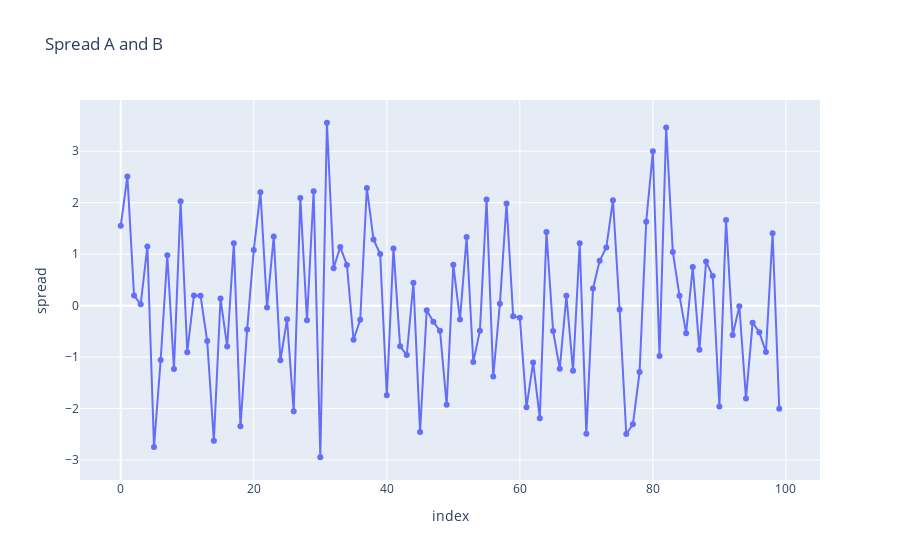

The notebook cell saved with this chart:
### Code cell
df['spread'] = df['A'] - df['B']

fig = px.line(df, y='spread', title='Spread A and B', markers=True)
fig.show()

### Figure 1 — Plotly figure (JSON) as saved in the notebook; plotly's stock layout.template omitted (floating-point values rounded to 4 significant figures)
{"data": [{"hovertemplate": "index=%{x}<br>spread=%{y}<extra></extra>", "legendgroup": "", "line": {"color": "#636efa", "dash": "solid"}, "marker": {"symbol": "circle"}, "mode": "lines+markers", "name": "", "orientation": "v", "showlegend": false, "type": "scatter", "x": [0, 1, 2, 3, 4, 5, 6, 7, 8, 9, 10, 11, 12, 13, 14, 15, 16, 17, 18, 19, 20, 21, 22, 23, 24, 25, 26, 27, 28, 29, 30, 31, 32, 33, 34, 35, 36, 37, 38, 39, 40, 41, 42, 43, 44, 45, 46, 47, 48, 49, 50, 51, 52, 53, 54, 55, 56, 57, 58, 59, 60, 61, 62, 63, 64, 65, 66, 67, 68, 69, 70, 71, 72, 73, 74, 75, 76, 77, 78, 79, 80, 81, 82, 83, 84, 85, 86, 87, 88, 89, 90, 91, 92, 93, 94, 95, 96, 97, 98, 99], "xaxis": "x", "y": [1.552, 2.51, 0.1987, 0.02652, 1.151, -2.743, -1.056, 0.9785, -1.23, 2.027, -0.903, 0.1995, 0.1918, -0.6877, -2.623, 0.139, -0.7921, 1.211, -2.339, -0.4622, 1.082, 2.204, -0.03538, 1.344, -1.062, -0.2634, -2.052, 2.093, -0.2824, 2.223, -2.944, 3.553, 0.7272, 1.139, 0.7919, -0.6616, -0.2744, 2.287, 1.285, 1.003, -1.739, 1.113, -0.7856, -0.9598, 0.4459, -2.454, -0.09099, -0.314, -0.4888, -1.926, 0.7934, -0.2706, 1.334, -1.096, -0.4853, 2.063, -1.375, 0.03568, 1.983, -0.207, -0.2324, -1.974, -1.101, -2.184, 1.429, -0.492, -1.223, 0.1915, -1.266, 1.214, -2.49, 0.3336, 0.8731, 1.132, 2.047, -0.07546, -2.491, -2.305, -1.289, 1.631, 2.999, -0.977, 3.46, 1.045, 0.1944, -0.5339, 0.7503, -0.8544, 0.8566, 0.5767, -1.958, 1.663, -0.5676, -0.01048, -1.801, -0.3304, -0.5157, -0.9001, 1.407, -2.002], "yaxis": "y"}], "layout": {"autosize": true, "legend": {"tracegroupgap": 0}, "title": {"text": "Spread A and B"}, "xaxis": {"anchor": "y", "autorange": true, "domain": [0, 1], "range": [-5.99, 105.0], "title": {"text": "index"}, "type": "linear"}, "yaxis": {"anchor": "x", "autorange": true, "domain": [0, 1], "range": [-3.48, 4.089], "title": {"text": "spread"}, "type": "linear"}}}
